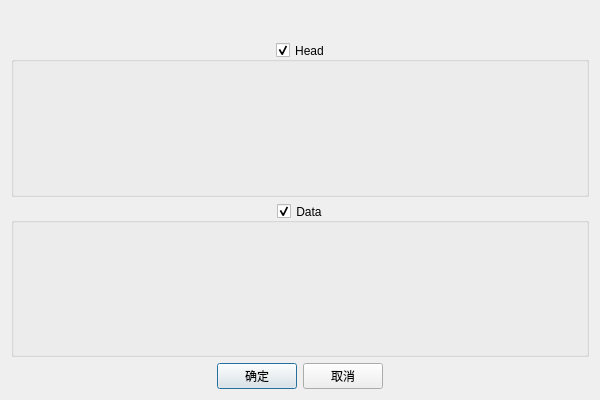
<?xml version="1.0" encoding="UTF-8"?>
<ui version="4.0">
 <class>CTcpEdgeTestDlg</class>
 <widget class="QDialog" name="CTcpEdgeTestDlg">
  <property name="geometry">
   <rect>
    <x>0</x>
    <y>0</y>
    <width>600</width>
    <height>400</height>
   </rect>
  </property>
  <property name="sizePolicy">
   <sizepolicy hsizetype="Preferred" vsizetype="Expanding">
    <horstretch>0</horstretch>
    <verstretch>0</verstretch>
   </sizepolicy>
  </property>
  <property name="windowTitle">
   <string>Dialog</string>
  </property>
  <layout class="QVBoxLayout" name="verticalLayout">
   <property name="margin">
    <number>0</number>
   </property>
   <item>
    <widget class="QWidget" name="title" native="true">
     <property name="minimumSize">
      <size>
       <width>0</width>
       <height>36</height>
      </size>
     </property>
     <property name="maximumSize">
      <size>
       <width>16777215</width>
       <height>36</height>
      </size>
     </property>
     <layout class="QHBoxLayout" name="horizontalLayout_5">
      <property name="margin">
       <number>0</number>
      </property>
      <item>
       <widget class="QLabel" name="titleName">
        <property name="text">
         <string/>
        </property>
       </widget>
      </item>
      <item>
       <spacer name="horizontalSpacer_4">
        <property name="orientation">
         <enum>Qt::Horizontal</enum>
        </property>
        <property name="sizeHint" stdset="0">
         <size>
          <width>255</width>
          <height>11</height>
         </size>
        </property>
       </spacer>
      </item>
     </layout>
    </widget>
   </item>
   <item>
    <layout class="QVBoxLayout" name="verticalLayout_2">
     <property name="leftMargin">
      <number>11</number>
     </property>
     <property name="rightMargin">
      <number>11</number>
     </property>
     <item>
      <widget class="QGroupBox" name="_Head_">
       <property name="sizePolicy">
        <sizepolicy hsizetype="Preferred" vsizetype="Expanding">
         <horstretch>0</horstretch>
         <verstretch>0</verstretch>
        </sizepolicy>
       </property>
       <property name="title">
        <string>Head</string>
       </property>
       <property name="alignment">
        <set>Qt::AlignCenter</set>
       </property>
       <property name="flat">
        <bool>true</bool>
       </property>
       <property name="checkable">
        <bool>true</bool>
       </property>
       <layout class="QGridLayout" name="gridLayout"/>
      </widget>
     </item>
     <item>
      <widget class="QGroupBox" name="_Data_">
       <property name="sizePolicy">
        <sizepolicy hsizetype="Preferred" vsizetype="Expanding">
         <horstretch>0</horstretch>
         <verstretch>0</verstretch>
        </sizepolicy>
       </property>
       <property name="title">
        <string>Data</string>
       </property>
       <property name="alignment">
        <set>Qt::AlignCenter</set>
       </property>
       <property name="flat">
        <bool>true</bool>
       </property>
       <property name="checkable">
        <bool>true</bool>
       </property>
       <layout class="QGridLayout" name="gridLayout_2"/>
      </widget>
     </item>
    </layout>
   </item>
   <item>
    <layout class="QHBoxLayout">
     <property name="spacing">
      <number>6</number>
     </property>
     <property name="leftMargin">
      <number>11</number>
     </property>
     <property name="topMargin">
      <number>0</number>
     </property>
     <property name="rightMargin">
      <number>11</number>
     </property>
     <property name="bottomMargin">
      <number>11</number>
     </property>
     <item>
      <spacer name="horizontalSpacer">
       <property name="orientation">
        <enum>Qt::Horizontal</enum>
       </property>
       <property name="sizeHint" stdset="0">
        <size>
         <width>40</width>
         <height>20</height>
        </size>
       </property>
      </spacer>
     </item>
     <item>
      <widget class="QPushButton" name="okButton">
       <property name="text">
        <string>确定</string>
       </property>
      </widget>
     </item>
     <item>
      <widget class="QPushButton" name="cancelButton">
       <property name="text">
        <string>取消</string>
       </property>
      </widget>
     </item>
     <item>
      <spacer name="horizontalSpacer_2">
       <property name="orientation">
        <enum>Qt::Horizontal</enum>
       </property>
       <property name="sizeHint" stdset="0">
        <size>
         <width>40</width>
         <height>20</height>
        </size>
       </property>
      </spacer>
     </item>
    </layout>
   </item>
  </layout>
 </widget>
 <resources/>
 <connections>
  <connection>
   <sender>cancelButton</sender>
   <signal>clicked()</signal>
   <receiver>CTcpEdgeTestDlg</receiver>
   <slot>reject()</slot>
   <hints>
    <hint type="sourcelabel">
     <x>369</x>
     <y>253</y>
    </hint>
    <hint type="destinationlabel">
     <x>179</x>
     <y>282</y>
    </hint>
   </hints>
  </connection>
 </connections>
</ui>
